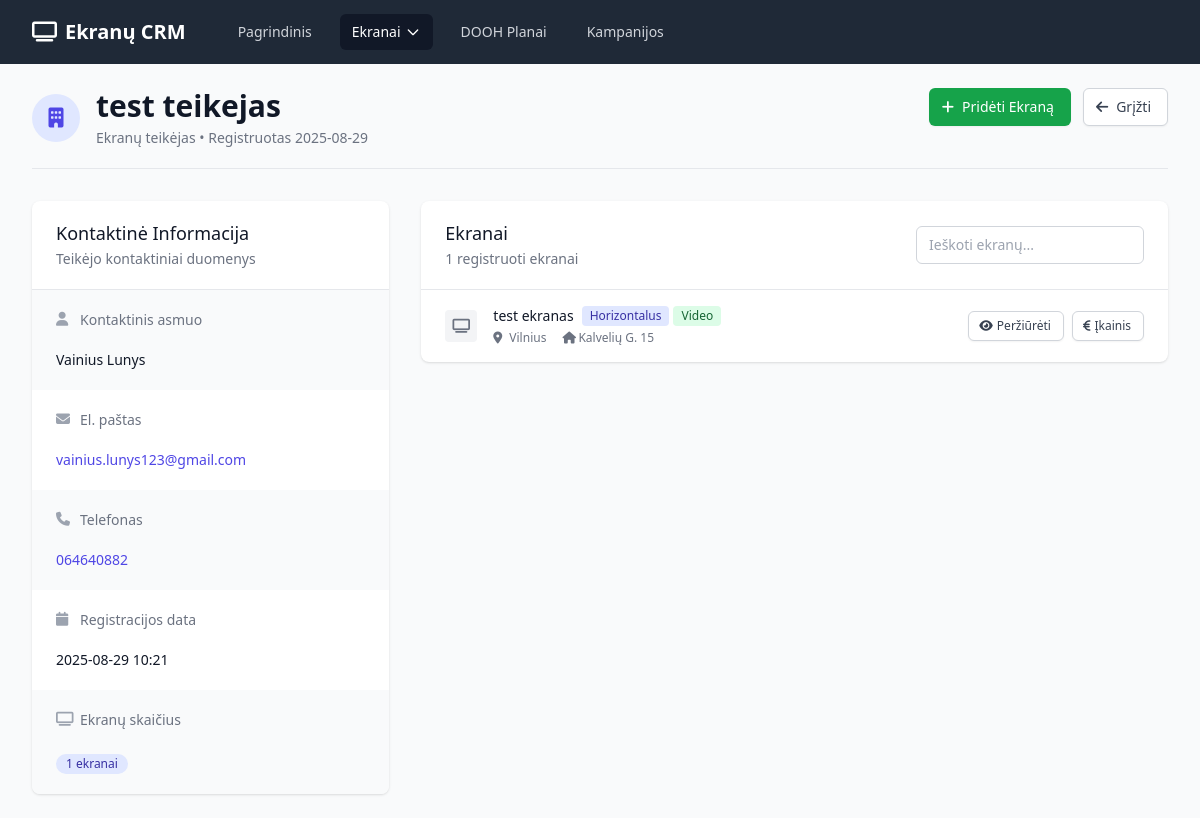
/provider/1, run on an earlier commit of the app's database.
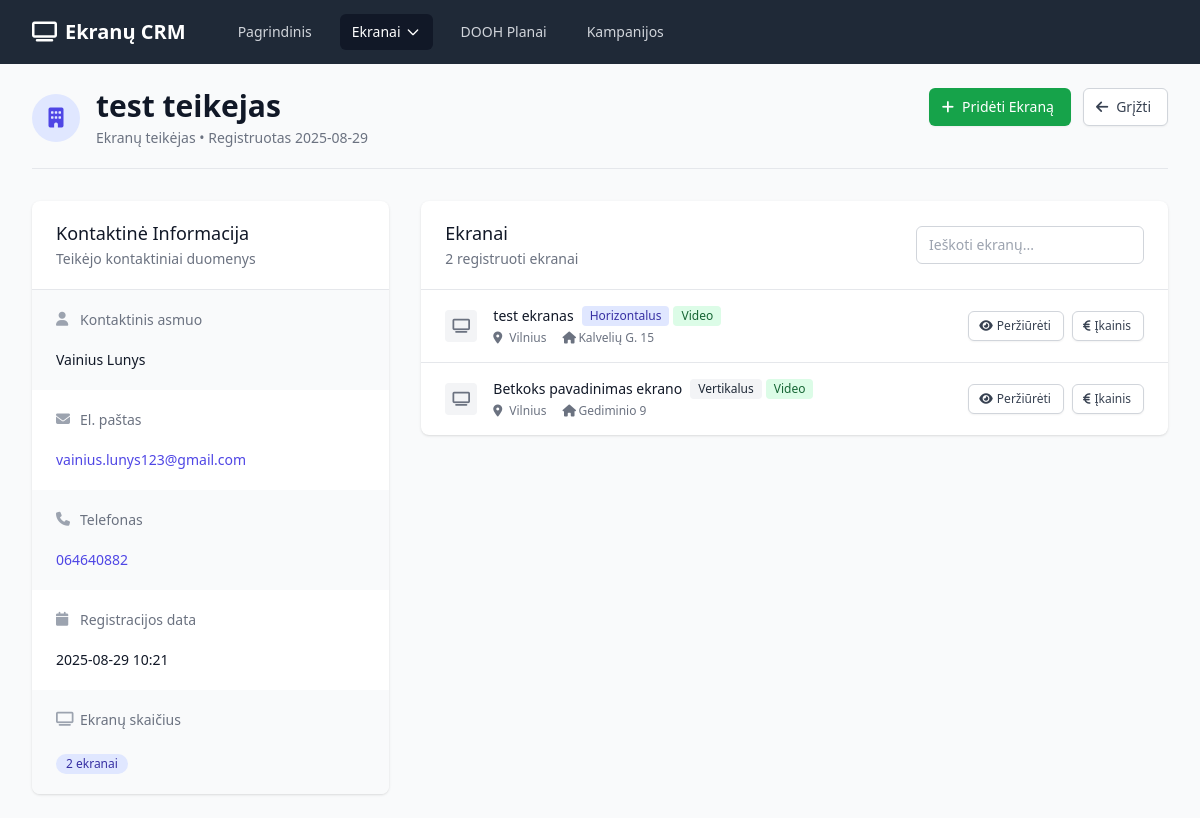
And on a later commit of the database.
### app.py (models this page shows)
class Screen(db.Model):
    id = db.Column(db.Integer, primary_key=True)
    provider_id = db.Column(db.Integer, db.ForeignKey('screen_provider.id'), nullable=False)
    name = db.Column(db.String(100), nullable=False)
    image_path = db.Column(db.String(200))
    position_description = db.Column(db.Text)
    comment = db.Column(db.Text)
    screen_type = db.Column(db.String(50), nullable=False)  # horizontal/vertical
    content_type = db.Column(db.String(50), nullable=False)  # video/static
    width = db.Column(db.Float, nullable=False)  # in meters
    height = db.Column(db.Float, nullable=False)  # in meters
    pixel_width = db.Column(db.Integer)
    pixel_height = db.Column(db.Integer)
    pixel_comment = db.Column(db.Text)
    gps_latitude = db.Column(db.Float)
    gps_longitude = db.Column(db.Float)
    city = db.Column(db.String(100), nullable=False)
    address = db.Column(db.String(200), nullable=False)
    side = db.Column(db.String(10))  # D-right, K-left
    created_at = db.Column(db.DateTime, default=datetime.utcnow)
    pricing_hours = db.relationship('ScreenPricing', backref='screen', lazy=True, cascade='all, delete-orphan')
    bookings = db.relationship('ScreenBooking', backref='screen', lazy=True)

### app.py (the view)
@app.route('/provider/<int:id>')
def provider_detail(id):
    provider = ScreenProvider.query.get_or_404(id)
    return render_template('provider_detail.html', provider=provider)

### templates/provider_detail.html (shortened to what the changed rows need)
{% extends "base.html" %}
{% block content %}
<div class="pb-5 border-b border-gray-200 mb-8">
    <div class="flex justify-between items-start">
        <div class="flex items-center">
            <div>
                <h1 class="text-3xl font-bold text-gray-900">{{ provider.name }}</h1>
            </div>
        </div>
    </div>
</div>
<div class="grid grid-cols-1 lg:grid-cols-3 gap-8">
    <div class="lg:col-span-1">
        <div class="bg-white shadow overflow-hidden sm:rounded-lg">
            <div class="border-t border-gray-200">
                <dl>
                    <div class="bg-gray-50 px-4 py-5 sm:grid sm:grid-cols-1 sm:gap-4 sm:px-6">
                        <dd class="mt-1">
                            <span class="inline-flex items-center px-2.5 py-0.5 rounded-full text-xs font-medium bg-indigo-100 text-indigo-800">
                                {{ provider.screens|length }} ekranai
                            </span>
                        </dd>
                    </div>
                </dl>
            </div>
        </div>
    </div>
    <div class="lg:col-span-2">
        <div class="bg-white shadow overflow-hidden sm:rounded-lg">
            <div class="px-4 py-5 sm:px-6">
                <div class="flex justify-between items-center">
                    <div>
                        <h3 class="text-lg leading-6 font-medium text-gray-900">Ekranai</h3>
                        <p class="mt-1 text-sm text-gray-500">{{ provider.screens|length }} registruoti ekranai</p>
                    </div>
                </div>
            </div>
            {% if provider.screens %}
            <div class="border-t border-gray-200">
                <ul class="divide-y divide-gray-200" id="screensList">
                    {% for screen in provider.screens %}
                    <li class="screen-item hover:bg-gray-50">
                        <div class="px-4 py-4 sm:px-6">
                            <div class="flex items-center justify-between">
                                <div class="flex items-center">
                                    <div class="flex-shrink-0">
                                        <div class="h-8 w-8 rounded bg-gray-100 flex items-center justify-center">
                                            <i class="fas fa-tv text-gray-500 text-sm"></i>
                                        </div>
                                    </div>
                                    <div class="ml-4">
                                        <div class="flex items-center">
                                            <p class="text-sm font-medium text-gray-900 screen-name">{{ screen.name }}</p>
                                            <div class="ml-2 flex space-x-1">
                                                <span class="inline-flex items-center px-2 py-0.5 rounded text-xs font-medium {% if screen.screen_type == 'horizontal' %}bg-indigo-100 text-indigo-800{% else %}bg-gray-100 text-gray-800{% endif %}">
                                                    {{ 'Horizontalus' if screen.screen_type == 'horizontal' else 'Vertikalus' }}
                                                </span>
                                                <span class="inline-flex items-center px-2 py-0.5 rounded text-xs font-medium {% if screen.content_type == 'video' %}bg-green-100 text-green-800{% else %}bg-blue-100 text-blue-800{% endif %}">
                                                    {{ 'Video' if screen.content_type == 'video' else 'Statinis' }}
                                                </span>
                                            </div>
                                        </div>
                                        <div class="mt-1 flex items-center space-x-4">
                                            {% if screen.city %}
                                            <div class="flex items-center text-xs text-gray-500">
                                                <i class="fas fa-map-marker-alt w-3 h-3 mr-1"></i>
                                                <span>{{ screen.city }}</span>
                                            </div>
                                            {% endif %}
                                            {% if screen.address %}
                                            <div class="flex items-center text-xs text-gray-500">
                                                <i class="fas fa-home w-3 h-3 mr-1"></i>
                                                <span class="truncate max-w-xs">{{ screen.address }}</span>
                                            </div>
                                            {% endif %}
                                        </div>
                                    </div>
                                </div>
                                <div class="flex items-center space-x-2">
                                    <a href="{{ url_for('screen_detail', id=screen.id) }}"
                                       class="inline-flex items-center px-3 py-1.5 border border-gray-300 shadow-sm text-xs font-medium rounded-md text-gray-700 bg-white hover:bg-gray-50 focus:outline-none focus:ring-2 focus:ring-offset-2 focus:ring-indigo-500">
                                        <i class="fas fa-eye -ml-0.5 mr-1"></i>
                                        Peržiūrėti
                                    </a>
                                    <a href="{{ url_for('screen_pricing', id=screen.id) }}"
                                       class="inline-flex items-center px-3 py-1.5 border border-gray-300 shadow-sm text-xs font-medium rounded-md text-gray-700 bg-white hover:bg-gray-50 focus:outline-none focus:ring-2 focus:ring-offset-2 focus:ring-indigo-500">
                                        <i class="fas fa-euro-sign -ml-0.5 mr-1"></i>
                                        Įkainis
                                    </a>
                                </div>
                            </div>
                        </div>
                    </li>
                    {% endfor %}
                </ul>
            </div>
            {% endif %}
        </div>
    </div>
</div>
{% endblock %}

What changed in the data, as far as the page shows it:
added Screen: name "Betkoks pavadinimas ekrano", screen_type "Vertikalus", content_type "Video", city "Vilnius", address "Gediminio 9"
Also different on the page:
{{ provider.screens|length }}: "1" → "2"
